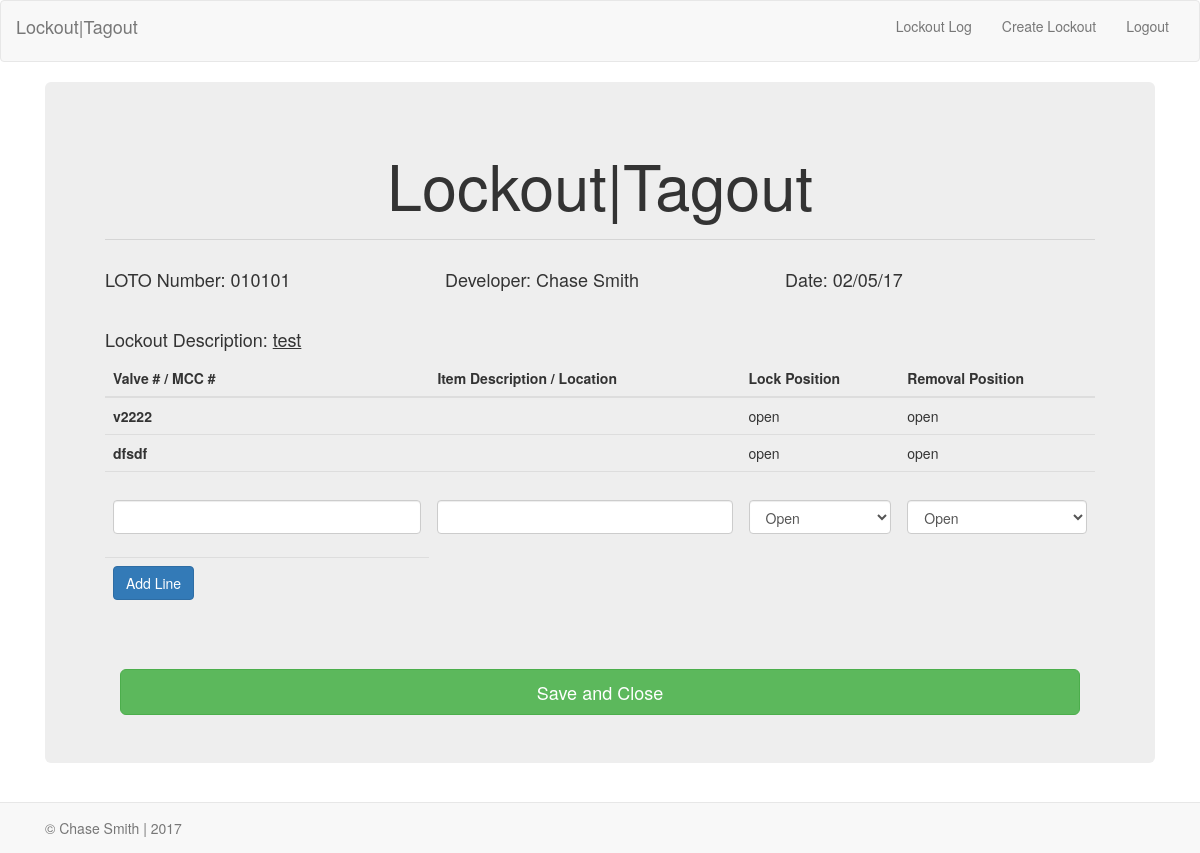
The page /save_lockout (signed in) on the database its author committed.
### app/lockout/models.py (models this page shows, shortened)
class Lockout(db.Model):
    __tablename__="lockout"
    id=db.Column(db.Integer, primary_key=True)
    lockout_number=db.Column(db.String(10), nullable=False)
    lockout_description=db.Column(db.String(200), nullable=False)
    lockout_author = db.relationship('User', backref=db.backref('lockout_author', lazy='dynamic'))
    user_id=db.Column('user_id', db.Integer, db.ForeignKey('user.id'))
    lockout_file=db.Column(db.String(20), nullable=True)
    pid_file=db.Column(db.String(20), nullable=True)
    status=db.Column(db.Boolean(), default=True)
    implementer= db.relationship('User', backref=db.backref('implementer', lazy='dynamic'))
    implemented_status=db.Column(db.Boolean(), default=False)
    accepter = db.relationship('User', backref=db.backref('accepter', lazy='dynamic'))
    work_status=db.Column(db.Boolean(), default=False)
    goggles=db.Column(db.Boolean(), default=False)
    faceshield=db.Column(db.Boolean(),default=False)
    fullface=db.Column(db.Boolean(), default=False)
    dustmask=db.Column(db.Boolean(), default=False)
    leathergloves=db.Column(db.Boolean(), default=False)
    saranax=db.Column(db.Boolean(), default=False)
    nitrilegloves=db.Column(db.Boolean(), default=False)
    chemicalgloves=db.Column(db.Boolean(), default=False)
    chemicalsuit=db.Column(db.Boolean(),default=False)
    tyrex=db.Column(db.Boolean(),default=False)
    rubberboots=db.Column(db.Boolean(),default=False)
    sar=db.Column(db.Boolean(),default=False)
    date=db.Column(db.DateTime)
    ppe=db.Column(db.String(50))

class Lockout_Line(db.Model):
    __tablename__="lockout_line"
    id=db.Column(db.Integer, primary_key=True)
    valve_number=db.Column(db.String(10), nullable=False)
    line_description=db.Column(db.String(50), nullable=True)
    lock_position=db.Column(db.String(10), nullable=False)
    removal_position=db.Column(db.String(10), nullable=False)
    lockout=db.relationship('Lockout', backref=db.backref('lockout', lazy='dynamic'))
    lockout_id=db.Column('lockout_id', db.Integer, db.ForeignKey('lockout.id'))

### app/auth/models.py (models this page shows, shortened)
class User(UserMixin, db.Model):
    __tablename__="user"
    id=db.Column(db.Integer, primary_key=True)
    username=db.Column(db.String(20), unique=True)
    first_name=db.Column(db.String(20), nullable=False)
    last_name=db.Column(db.String(20), nullable=False)
    position=db.Column(db.String(50), nullable=False)

### app/lockout/controllers.py (the view)
@mod.route('/save_lockout', methods=['POST', 'GET'])
@login_required
def save_lockout():
    all_lockout=db.session.query(Lockout).all()
    this_lockout=all_lockout[-1]
    lockout_line_form=LockoutLineForm(request.form)
    lockout_lines=this_lockout.lockout
    if request.method == 'POST':
        new_lockout_line=Lockout_Line(valve_number=lockout_line_form.valve_number.data,
                        line_description=lockout_line_form.line_description.data,
                        lock_position=lockout_line_form.lock_position.data,
                        removal_position=lockout_line_form.removal_position.data,
                        lockout=this_lockout)
        db.session.add(new_lockout_line)
        db.session.commit()
        return redirect(url_for('lockout.save_lockout'))
    else:
        return render_template('save_lockout.html', this_lockout=this_lockout, lockout_line_form=lockout_line_form, lockout_lines=lockout_lines)

### app/lockout/forms.py
class LockoutLineForm(Form):
    valve_number=StringField(u'',[validators.Length(max=10)])
    line_description=StringField(u'',[validators.Length(max=50)])
    lock_position=SelectField(u'', choices=[('open','Open'),('close','Close')])
    removal_position=SelectField(u'', choices=[('open','Open'),('close','Close')])

### app/auth/controllers.py (called while the page is built)
@login_manager.user_loader
def load_user(user_id):
    return db.session.query(User).get(user_id)

### app/lockout/templates/save_lockout.html (shortened to what this page needs)
{% extends "base.html" %}
{% import "bootstrap/wtf.html" as wtf %}
{% block content %}
<div class="container-fluid">
  <div class="jumbotron">
    <div class="text-center">
      <h1>Lockout|Tagout</h1>
    </div>
      <hr>
      <div class="row">
        <div class="col-md-4">
          <h4> LOTO Number: {{ this_lockout.lockout_number }} </h4>
        </div>
        <div class="col-md-4">
          <h4>Developer: {{ this_lockout.lockout_author.first_name }} {{ this_lockout.lockout_author.last_name }}</h4>
        </div>
        <div class="col-md-4">
          <h4>Date: {{ this_lockout.date.strftime("%m/%d/%y") }}</h4>
        </div>
      </div>
    <br>
    <div class="row">
      <div class="col-xs-12">
        <h4>Lockout Description: <u>{{ this_lockout.lockout_description }}</u></h4>
      </div>
    </div>
      <table class="table" id="lines_table">
        <thead>
          <tr>
            <th>Valve # / MCC #</th>
            <th>Item Description / Location</th>
            <th>Lock Position</th>
            <th>Removal Position</th>
          </tr>
        </thead>
        <tbody>
          {% for each in lockout_lines %}
              <tr>
                <th scope="row">{{ each.valve_number}}</th>
                  <td>{{ each.line_description }}</td>
                  <td>{{ each.lock_position }}</td>
                  <td>{{ each.removal_position }}</td>
              </tr>
          {% endfor %}
        <form  method="POST" action="/save_lockout">
          <tr>
            <th scope="row">{{ wtf.form_field(lockout_line_form.valve_number) }}</th>
              <td>{{ wtf.form_field(lockout_line_form.line_description) }}</td>
              <td>{{ wtf.form_field(lockout_line_form.lock_position) }}</td>
              <td>{{ wtf.form_field(lockout_line_form.removal_position) }}</td>
          </tr>
          <tr>
            <th><button class="btn btn-primary" type="submit">Add Line</button></th>
          </tr>
        </tbody>
      </table>
    <div class="container">
      <hr>
      <a class="btn btn-success btn-lg btn-block" href="/" role="button">Save and Close</a>
    </diV>
  </div>
</div>
{% endblock %}

### app/lockout/templates/base.html (shortened to what this page needs)
<!DOCTYPE html>
<html>
  <head>
    {% block head %}
    <link rel="stylesheet" href="https://maxcdn.bootstrapcdn.com/bootstrap/3.3.7/css/bootstrap.min.css">
    <link href="{{ url_for('static', filename='style.css') }}" rel="stylesheet">
    {% endblock %}
  </head>
  <nav class="navbar navbar-default">
  <div class="container-fluid">
    <div class="navbar-header">
      <p class="navbar-brand">Lockout|Tagout</p>
    </div>
    <div class="collapse navbar-collapse">
    <ul class="nav navbar-nav navbar-right">
        <li><a href="/">Lockout Log</a></li>
        <li><a href="/lockout"> Create Lockout</a></li>
        <li><a href="/logout">Logout</a></li>
    </ul>
    </div>
  </div>
</nav>
    <div class="container"   style="margin-bottom: 60px;">
      {% block content %}{% endblock %}
    </div>
    <div class="navbar navbar-default navbar-fixed-bottom" role="navigation"  style="margin-bottom: 0px;" >
    	<div class="container">
    		<p class ="navbar-text"> &copy; Chase Smith | 2017</p>
    	</div>
    </div>
  </body>
</html>

### app/lockout/static/style.css (style rules this page uses)
hr { background-color: blue; }

### rows shown on the page
Lockout: lockout_number "010101", date "02/05/17", lockout_description "test"
User: lockout_author.first_name "Chase", lockout_author.last_name "Smith"
Lockout_Line: valve_number "v2222", lock_position "open", removal_position "open"
Lockout_Line: valve_number "dfsdf", lock_position "open", removal_position "open"
